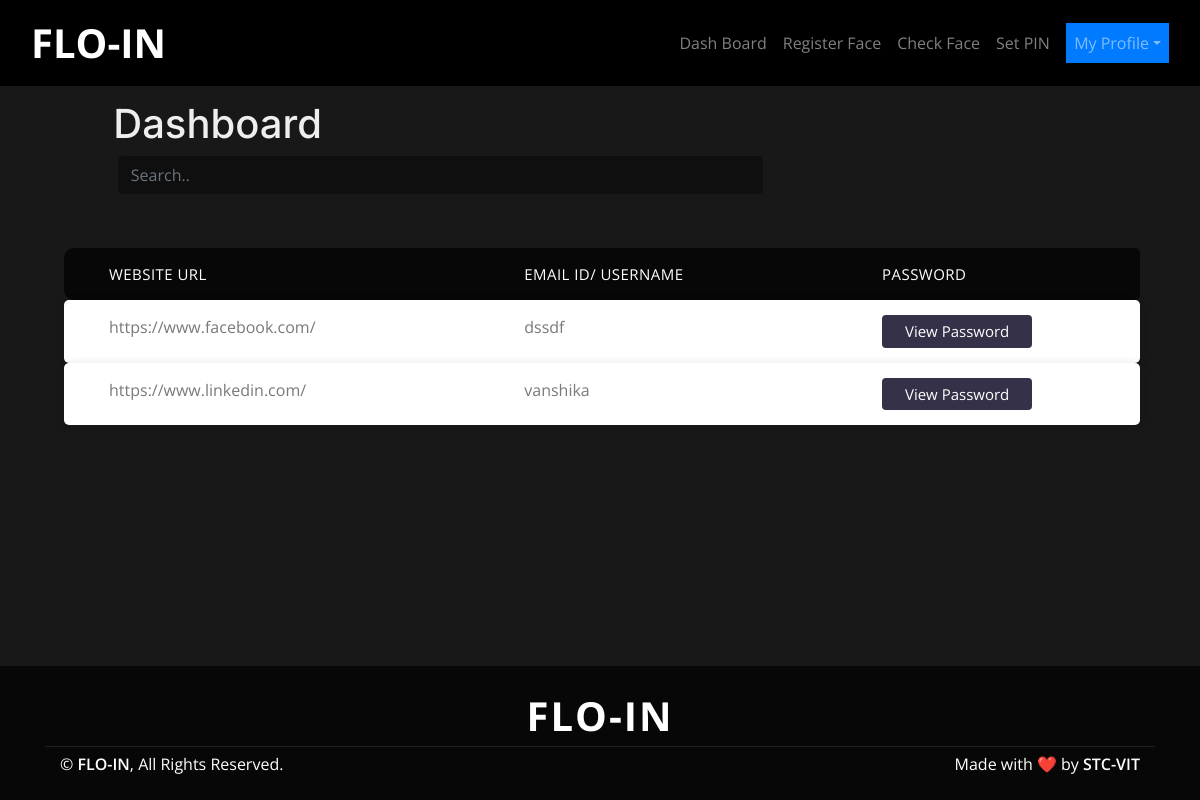
The app's page /profile/ (signed in) with its own data.
### accounts/models.py (models this page shows, shortened)
class UserData(models.Model):
    objects = None
    url= models.CharField(max_length=100)
    username = models.CharField(max_length=100)
    password = models.TextField(max_length=500)
    user = models.ForeignKey(MyUser, on_delete=models.CASCADE, null=True,  blank = True)

### accounts/views.py (the view)
# urls.py: path('profile/', views.profile, name='profile'),
@login_required
def profile(request):
    datas = UserData.objects.filter(user=request.user)
    fernet = sendFernet()
    for data in datas:
        data.password = fernet.decrypt(bytes(data.password,encoding="utf8")).decode()
        print(data.password)
    return render(request, 'profile.html',{'datas':datas})

### api/views.py (called while the page is built)
def sendFernet():
    return fernet

### accounts/templates/profile.html (shortened to what this page needs)
{% extends 'base.html' %} {% load static %} {% block content %}
<link rel="stylesheet" href="{% static 'frontend/profile.css' %}" />
<div class="hero">
  <h1 class="dsh">Dashboard</h1>
  <ul class="responsive-table">
    <input
      class="form-control mb-2 srch"
      id="myInput"
      type="text"
      placeholder="Search.."
    />
    <li class="table-header">
      <div class="col col-22">Website URL</div>
      <div class="col col-33">Email Id/ Username</div>
      <div class="col col-44">Password</div>
    </li>
    {% for data in datas %}
    <li class="table-row">
      <div class="col col-22" data-label="Website URL">{{data.url}}</div>
      <div class="col col-33" data-label="Email ID">{{ data.username }}</div>
      <div class="col col-44" id="{{data.username}}">
        <button
          class="button"
          style="vertical-align: middle"
          onclick="showPassword('{{data.username}}', '{{data.url}}','{{data.password}}')"
        >
          <span>View Password </span>
        </button>
      </div>
    </li>
    {% endfor %}
  </ul>
</div>
{% endblock %}

### accounts/static/frontend/style.css (style rules this page uses)
body { color: #797979; background-color: #181818 !important; font-family: "Open Sans", sans-serif; min-height: 100vh; }
h1, h2, h3, h4, h5, h6 { color: #343148; }
.hero { position: relative; width: 100%; margin-bottom: 45px; padding: 100px 0 165px; background: #181818 !important; overflow: hidden; }

### accounts/static/frontend/profile.css (style rules this page uses)
.hero { padding: 100px 5% 15% 2%; }
.responsive-table li { border-radius: 5px; padding: 15px 30px; display: flex; justify-content: space-between; }
.responsive-table .table-header { margin-top: 5%; background-color: #070707; color: white; font-size: 15px; text-transform: uppercase; letter-spacing: 0.03em; text-align: left; border-top-left-radius: 10px; border-bottom-left-radius: 10px; }
.responsive-table .table-row { background-color: #fff; box-shadow: 0px 0px 9px 0px rgba(0, 0, 0, 0.1); }
.responsive-table .col-22 { flex-basis: 70%; }
.responsive-table .col-33 { flex-basis: 60%; }
.responsive-table .col-44 { flex-basis: 40%; }
.button { display: inline-block; border-radius: 4px; background-color: #343148; border: none; color: #ffffff; text-align: center; font-size: 15px; padding: 5px; width: 150px; transition: all 0.5s; cursor: pointer; }
.button span { cursor: pointer; display: inline-block; position: relative; transition: 0.5s; }
.button span:after { content: "\00bb"; position: absolute; opacity: 0; top: 0; right: -20px; transition: 0.5s; }
.srch { background-color: #0f0f0f !important; width: 60%; border-color: #0f0f0f !important; margin-left: 5%; }
.dsh { margin-left: 8%; color: #eee; font-family: "Inter"; }

### records on screen
UserData: url "https://www.facebook.com/", username "dssdf"
UserData: url "https://www.linkedin.com/", username "vanshika"
